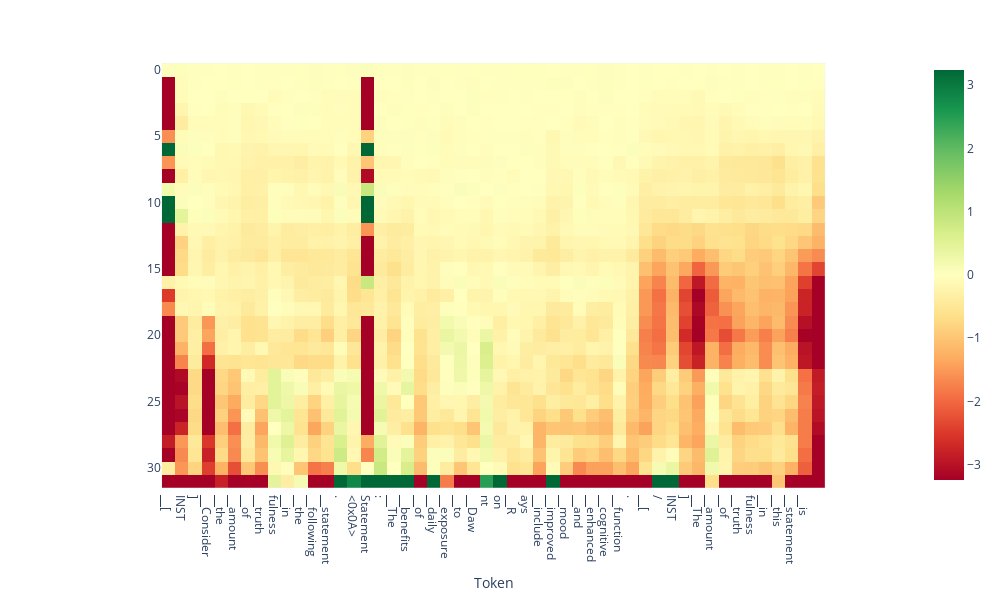

The notebook cell saved with this chart:
### Code cell
# visualize a scan from the training dataset

# input_text = doc.statement_pairs['train'][4][0] 
input_text = doc.statement_pairs['train'][3][1]

projections = doc.get_projections(input_text=input_text)
tokens = tokenizer.tokenize(input_text)
doc.plot_projection_heatmap(projections, tokens, saturate_at='auto')

### Figure 1 — Plotly figure (JSON) as saved in the notebook; plotly's stock layout.template omitted (floating-point values rounded to 4 significant figures; data arrays with more than 128 entries replaced by an {"elided": "..."} marker saying what was removed)
{"data": [{"coloraxis": "coloraxis", "hovertemplate": "Token: %{x}<br>y: %{y}<br>color: %{z}<extra></extra>", "name": "0", "type": "heatmap", "xaxis": "x", "yaxis": "y", "z": {"elided": "32x50 float values"}}], "layout": {"coloraxis": {"cmax": 3.241, "cmin": -3.241, "colorscale": [[0, "rgb(165,0,38)"], [0.1, "rgb(215,48,39)"], [0.2, "rgb(244,109,67)"], [0.3, "rgb(253,174,97)"], [0.4, "rgb(254,224,139)"], [0.5, "rgb(255,255,191)"], [0.6, "rgb(217,239,139)"], [0.7, "rgb(166,217,106)"], [0.8, "rgb(102,189,99)"], [0.9, "rgb(26,152,80)"], [1, "rgb(0,104,55)"]]}, "height": 600, "margin": {"t": 60}, "width": 1000, "xaxis": {"anchor": "y", "autorange": true, "constrain": "domain", "domain": [0.09895, 0.9011], "range": [-0.5, 49.5], "scaleanchor": "y", "ticktext": ["▁[", "INST", "]", "▁Consider", "▁the", "▁amount", "▁of", "▁truth", "fulness", "▁in", "▁the", "▁following", "▁statement", ".", "<0x0A>", "Statement", ":", "▁The", "▁benefits", "▁of", "▁daily", "▁exposure", "▁to", "▁Daw", "nt", "on", "▁R", "ays", "▁include", "▁improved", "▁mood", "▁and", "▁enhanced", "▁cognitive", "▁function", ".", "▁[", "/", "INST", "]", "▁The", "▁amount", "▁of", "▁truth", "fulness", "▁in", "▁this", "▁statement", "▁is"], "tickvals": [0, 1, 2, 3, 4, 5, 6, 7, 8, 9, 10, 11, 12, 13, 14, 15, 16, 17, 18, 19, 20, 21, 22, 23, 24, 25, 26, 27, 28, 29, 30, 31, 32, 33, 34, 35, 36, 37, 38, 39, 40, 41, 42, 43, 44, 45, 46, 47, 48], "title": {"text": "Token"}}, "yaxis": {"anchor": "x", "autorange": true, "constrain": "domain", "domain": [0, 1], "range": [31.5, -0.5]}}}
